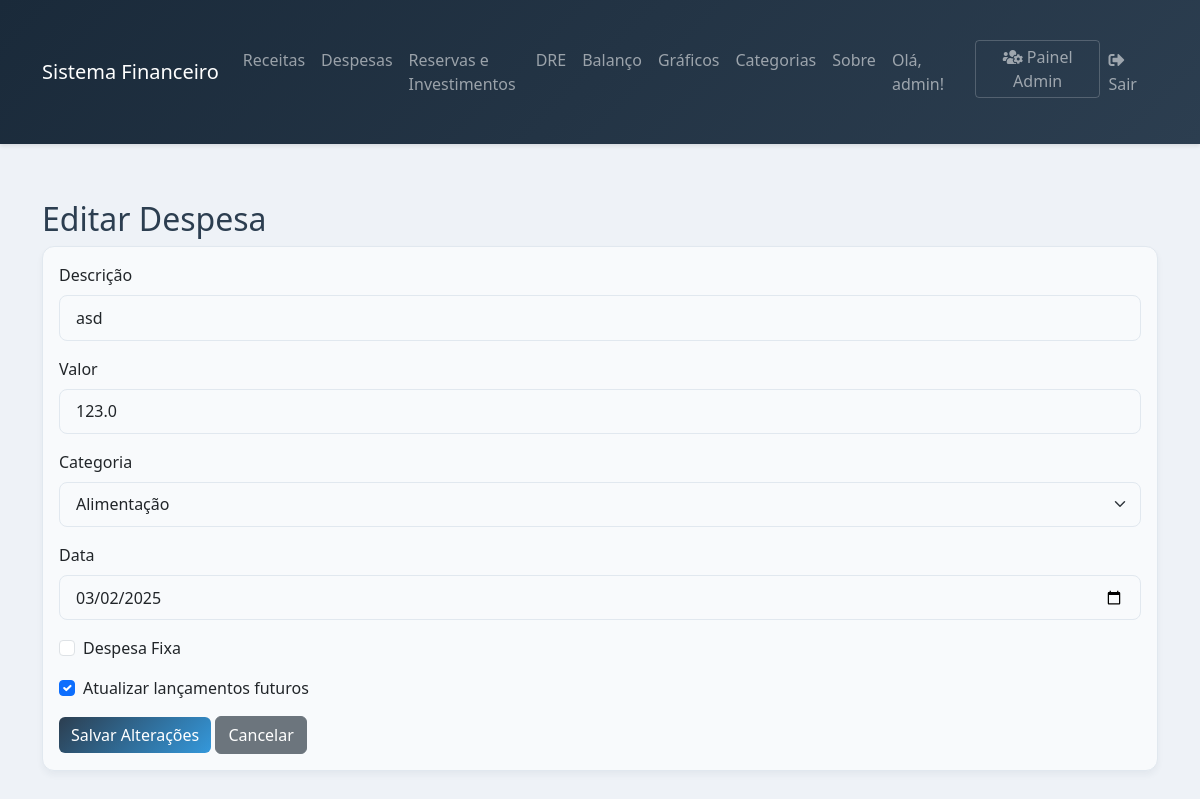
Screenshot of /editar_despesa/1 (signed in) with the database file from the repository.
### models.py (models this page shows, shortened)
class Usuario(db.Model):
    __tablename__ = 'usuario'
    id = db.Column(db.Integer, primary_key=True)
    username = db.Column(db.String(80), unique=True, nullable=False)
    senha_hash = db.Column(db.String(128))
    is_admin = db.Column(db.Boolean, default=False)
    despesas = db.relationship('Despesa', backref='usuario', lazy=True)
    receitas = db.relationship('Receita', backref='usuario', lazy=True)

class Despesa(db.Model):
    __tablename__ = 'despesas'
    id = db.Column(db.Integer, primary_key=True)
    descricao = db.Column(db.String(100), nullable=False)
    valor = db.Column(db.Float, nullable=False)
    data = db.Column(db.Date, nullable=False)
    categoria_id = db.Column(db.Integer, db.ForeignKey('categoria.id'), nullable=False)
    usuario_id = db.Column(db.Integer, db.ForeignKey('usuario.id'), nullable=False)
    fixa = db.Column(db.Boolean, default=False)
    pago = db.Column(db.Boolean, default=False)
    num_repeticoes = db.Column(db.Integer, default=12)
    categoria = db.relationship('Categoria', lazy=True)

class Categoria(db.Model):
    __tablename__ = 'categoria'
    id = db.Column(db.Integer, primary_key=True)
    nome = db.Column(db.String(50), nullable=False)
    tipo = db.Column(db.String(20), nullable=False)  # 'receita' ou 'despesa'

### app.py (the view, shortened to what this page needs)
@app.route('/editar_despesa/<int:id>', methods=['GET', 'POST'])
@login_required
def editar_despesa(id):
    try:
        despesa = Despesa.query.get_or_404(id)
        usuario_id = Usuario.query.filter_by(username=session['usuario']).first().id
        if despesa.usuario_id != usuario_id:
            app.logger.warning(f'Tentativa de acesso não autorizado à despesa {id} pelo usuário {session["usuario"]}')
            flash('Acesso negado!', 'danger')
            return redirect(url_for('despesas'))
        categorias = Categoria.query.filter_by(tipo='despesa').all()
        return render_template('editar_despesa.html', despesa=despesa, categorias=categorias)
    except Exception as e:
        app.logger.error(f'Erro ao acessar edição de despesa {id}: {str(e)}')
        flash('Erro ao acessar despesa!', 'danger')
        return redirect(url_for('despesas'))

### app.py (called while the page is built)
def login_required(f):
    @wraps(f)
    def decorated_function(*args, **kwargs):
        if 'usuario' not in session:
            flash('Acesso negado. Por favor, faça login para continuar.', 'warning')
            return redirect(url_for('login'))
        return f(*args, **kwargs)
    return decorated_function

### templates/editar_despesa.html (shortened to what this page needs)
{% extends "base.html" %}
{% block content %}
<div class="container mt-4">
    <h2>Editar Despesa</h2>
    <div class="card">
        <div class="card-body">
            <form method="POST">
                <div class="mb-3">
                    <label for="descricao" class="form-label">Descrição</label>
                    <input type="text" class="form-control" id="descricao" name="descricao"
                           value="{{ despesa.descricao }}" required>
                </div>
                <div class="mb-3">
                    <label for="valor" class="form-label">Valor</label>
                    <input type="number" step="0.01" class="form-control" id="valor" name="valor"
                           value="{{ despesa.valor }}" required>
                </div>
                <div class="mb-3">
                    <label for="categoria" class="form-label">Categoria</label>
                    <select class="form-select" id="categoria" name="categoria" required>
                        {% for categoria in categorias %}
                            <option value="{{ categoria.id }}"
                                    {% if categoria.id == despesa.categoria_id %}selected{% endif %}>
                                {{ categoria.nome }}
                            </option>
                        {% endfor %}
                    </select>
                </div>
                <div class="mb-3">
                    <label for="data" class="form-label">Data</label>
                    <input type="date" class="form-control" id="data" name="data"
                           value="{{ despesa.data.strftime('%Y-%m-%d') }}" required>
                </div>
                <div class="mb-3 form-check">
                    <input type="checkbox" class="form-check-input" id="fixa" name="fixa"
                           onchange="toggleRepeticoes()">
                    <label class="form-check-label" for="fixa">Despesa Fixa</label>
                </div>
                <div class="mb-3 form-check">
                    <input type="checkbox" class="form-check-input" id="atualizar_futuros" name="atualizar_futuros"
                           checked>
                    <label class="form-check-label" for="atualizar_futuros">Atualizar lançamentos futuros</label>
                </div>
                <button type="submit" class="btn btn-primary">Salvar Alterações</button>
                <a href="{{ url_for('despesas') }}" class="btn btn-secondary">Cancelar</a>
            </form>
        </div>
    </div>
</div>
{% endblock %}

### templates/base.html (shortened to what this page needs)
<!DOCTYPE html>
<html lang="pt-br">
<head>
    <link href="https://cdn.jsdelivr.net/npm/bootstrap@5.3.0/dist/css/bootstrap.min.css" rel="stylesheet">
    <link href="https://cdnjs.cloudflare.com/ajax/libs/font-awesome/5.15.4/css/all.min.css" rel="stylesheet">
</head>
<body>
    {% if 'usuario' in session %}
    <nav class="navbar navbar-expand-lg navbar-dark bg-dark">
        <div class="container">
            <a class="navbar-brand" href="{{ url_for('index') }}">Sistema Financeiro</a>
            <div class="collapse navbar-collapse" id="navbarNav">
                <ul class="navbar-nav me-auto">
                    <li class="nav-item">
                        <a class="nav-link" href="{{ url_for('receitas') }}">Receitas</a>
                    </li>
                    <li class="nav-item">
                        <a class="nav-link" href="{{ url_for('despesas') }}">Despesas</a>
                    </li>
                    <li class="nav-item">
                        <a class="nav-link" href="{{ url_for('reservas') }}">Reservas e Investimentos</a>
                    </li>
                    <li class="nav-item">
                        <a class="nav-link" href="{{ url_for('dre') }}">DRE</a>
                    </li>
                    <li class="nav-item">
                        <a class="nav-link" href="{{ url_for('balanco') }}">Balanço</a>
                    </li>
                    <li class="nav-item">
                        <a class="nav-link" href="{{ url_for('graficos') }}">Gráficos</a>
                    </li>
                    <li class="nav-item">
                        <a class="nav-link" href="{{ url_for('categorias') }}">Categorias</a>
                    </li>
                    <li class="nav-item">
                        <a class="nav-link" href="{{ url_for('sobre') }}">Sobre</a>
                    </li>
                </ul>
                <ul class="navbar-nav">
                    <li class="nav-item">
                        <span class="nav-link">Olá, {{ session['usuario'] }}!</span>
                    </li>
                    {% if session.get('is_admin') %}
                    <li class="nav-item">
                        <a class="nav-link btn btn-outline-light btn-sm admin-btn" href="{{ url_for('admin_usuarios') }}">
                            <i class="fas fa-users-cog"></i> Painel Admin
                        </a>
                    </li>
                    {% endif %}
                    <li class="nav-item">
                        <a class="nav-link" href="{{ url_for('logout') }}">
                            <i class="fas fa-sign-out-alt"></i> Sair
                        </a>
                    </li>
                </ul>
            </div>
        </div>
    </nav>
    {% endif %}
    {% block content %}{% endblock %}
</body>
</html>

### templates/base.html (style rules this page uses)
:root { --primary: #2c3e50; --secondary: #34495e; --success: #27ae60; --danger: #c0392b; --warning: #f39c12; --info: #3498db; --light: #ecf0f1; --dark: #2c3e50; --body-bg: #eef2f7; --card-bg: #f8fafc; --table-bg: #f8fafc; --hover-bg: #e8eef3; --border-color: #e1e8ef; }
body { background-color: var(--body-bg); color: #2c3e50; min-height: 100vh; }
.navbar { background: linear-gradient(135deg, #1a2a3a, #2c3e50); box-shadow: 0 2px 4px rgba(0,0,0,0.1); }
.card { background-color: var(--card-bg); border: none; border-radius: 12px; box-shadow: 0 4px 6px rgba(44, 62, 80, 0.05); margin-bottom: 1.5rem; transition: transform 0.2s ease, box-shadow 0.2s ease; border: 1px solid var(--border-color); }
.form-control, .form-select { background-color: var(--card-bg); border: 1px solid var(--border-color); border-radius: 8px; padding: 0.6rem 1rem; transition: all 0.3s ease; }
.container { padding-top: 2rem; padding-bottom: 2rem; }
.btn-primary { background: linear-gradient(135deg, #2c3e50, #3498db); border: none; }
.admin-btn { transition: all 0.3s ease; border: 1px solid rgba(255, 255, 255, 0.2); padding: 0.25rem 0.75rem; background-color: transparent; }

### rows the page displays
Usuario: usuario "admin"
Despesa: descricao "asd", valor "123.0", categoria "Alimentação", data "03/02/2025"
